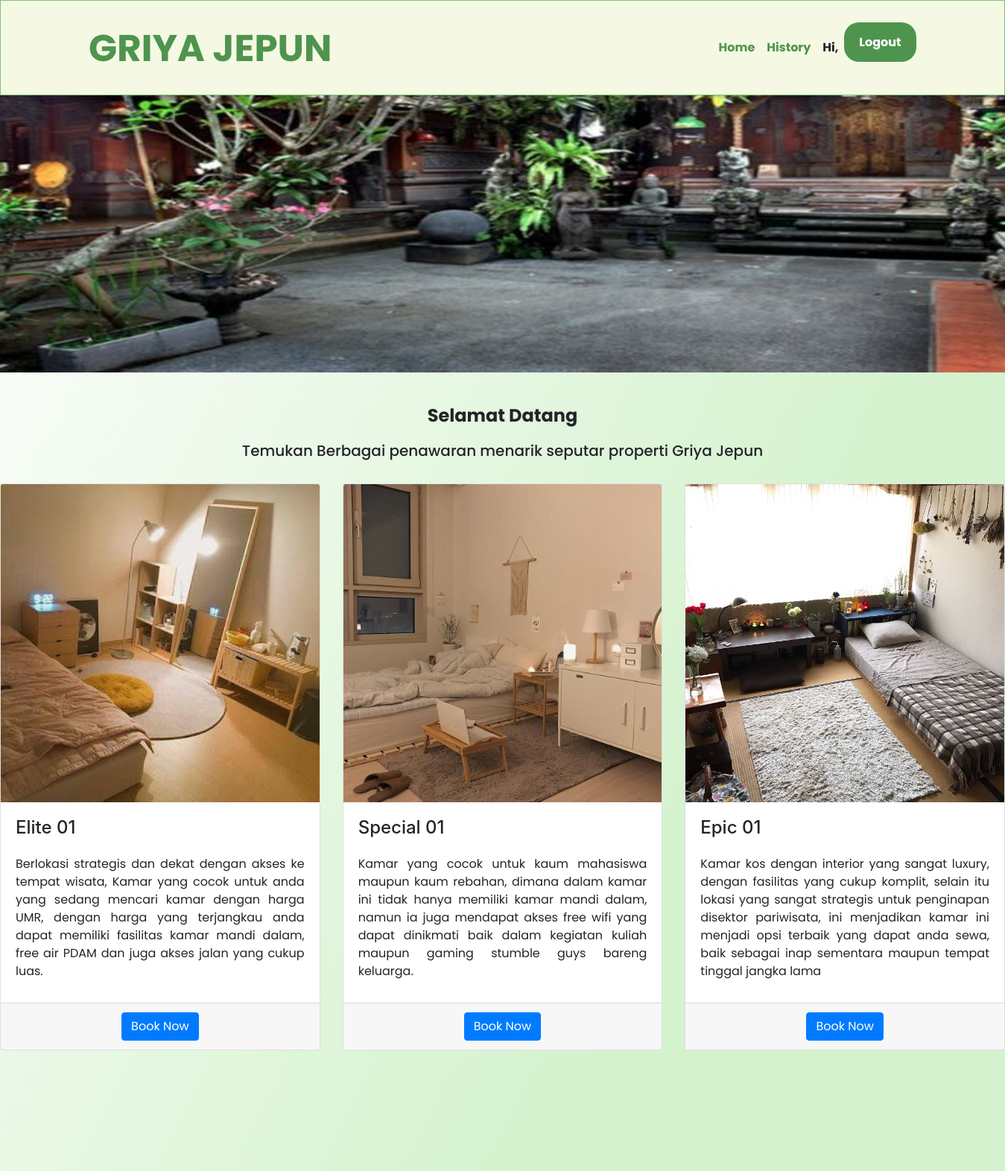
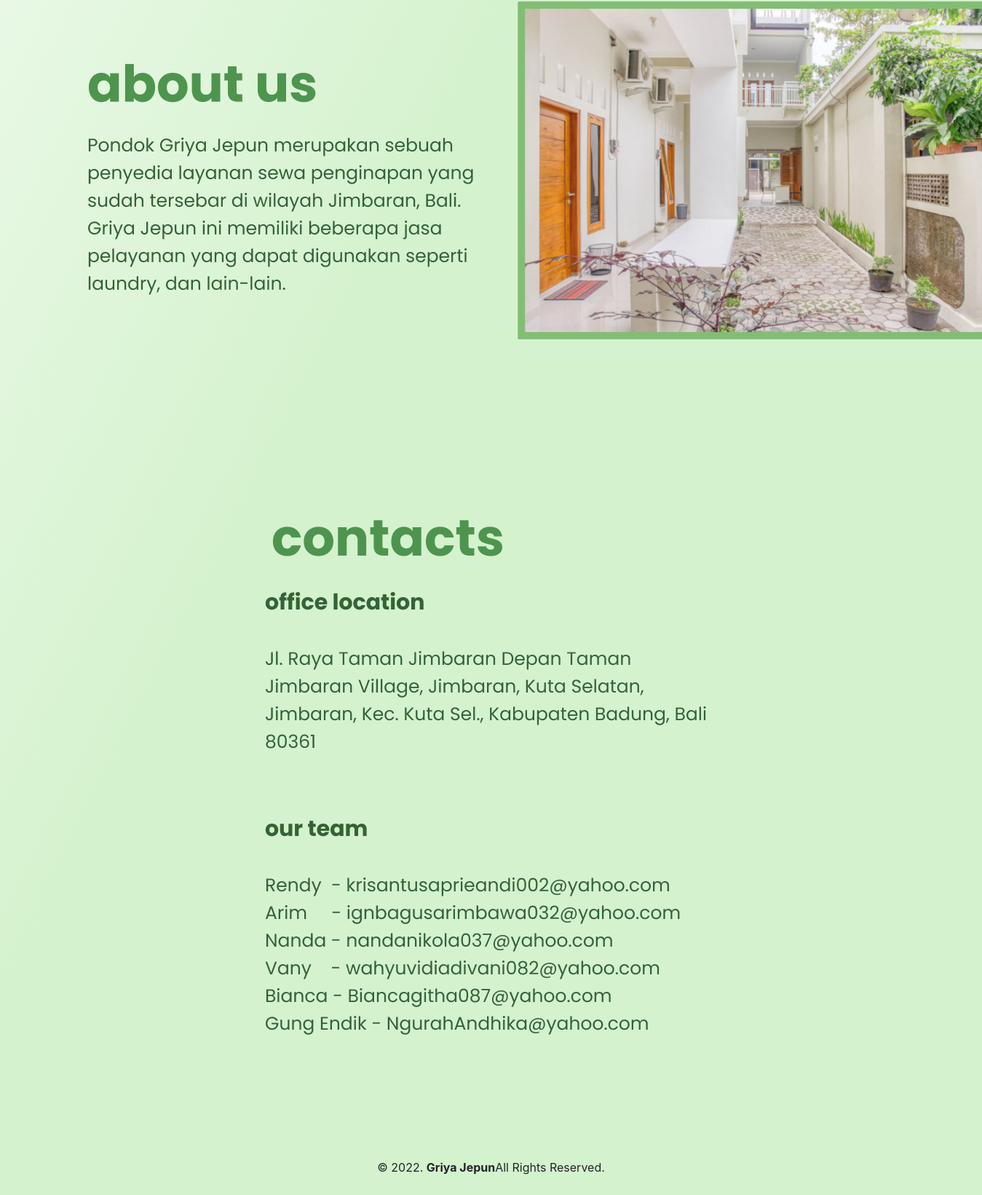
Screenshot of /landing-user.php with the database file from the repository (2 pictures, top to bottom).
### tables this page shows
CREATE TABLE `tbl_kos` (
  `kode_kamar` varchar(25) NOT NULL,
  `nama_kamar` varchar(25) NOT NULL,
  `kelas` varchar(25) NOT NULL,
  `gambar` varchar(25) NOT NULL,
  `tarif` int(25) NOT NULL,
  `status` varchar(25) NOT NULL,
  `flag` int(1) NOT NULL DEFAULT 1
);

### landing-user.php (the view, shortened to what this page needs)
<?php
    $username = $_SESSION["nama"];
?>
<!DOCTYPE html>
<html lang="en">
<head>
    <link rel="stylesheet" type="text/css" href="//cdn.datatables.net/1.10.11/css/jquery.dataTables.min.css">
    <link rel="stylesheet" href="https://maxcdn.bootstrapcdn.com/bootstrap/4.0.0/css/bootstrap.min.css">
    <link rel="stylesheet" href="https://use.fontawesome.com/releases/v5.5.0/css/all.css"/>
    <link rel="stylesheet" href="css/main.css">
</head>
<body>
    <nav class="navbar navbar-expand-sm content-center fixed-top">
        <div class="container">
        <a class="navbar-brand" href="index.php"><img src="images/logo2.png" alt=""></a>
        <ul class="navbar-nav">
            <li class="nav-item">
            <a class="nav-link" href="landing-user.php">Home</a>
            <li class="nav-item">
            <a class="nav-link" href="history.php">History</a>
            </li>
            <li class="nav-item">
            <a class="nav-link">Hi, <?php echo $username; ?></a>
            </li>
            <li class="nav-item">
            <a class="tombol" href="logout.php">Logout</a>
            </li>
        </ul>
        </div>
    </nav>
    <div class="header">
        <div class="img-header">
            <img src="images/jepun.jpg">
        </div>
    </div>
    <br>
    <div class="container">
        <div class="greed">
             <h4>Selamat Datang <?php echo $username; ?></h4>
             <h5>Temukan Berbagai penawaran menarik seputar properti Griya Jepun</h5>
        </div>
    </div>
    <?php
    include 'helper/connect.php';
        $sql = "select nama_kamar, gambar from tbl_kos where flag = 1 and kode_kamar = '001'";
        $query = mysqli_query($con, $sql);
        if($row = mysqli_fetch_assoc($query)){
        $image = $row["gambar"];
        $kamar = $row["nama_kamar"];
    ?>
    <div class="row">
    <div class="col-sm-4 my-4 float-right">
        <div class="card">
        <?php
        echo "
        <img class='card-img-top float-right' src='upload/".$image."' alt='gambar'>
        "
        ?>
        <div class="card-body">
            <h4 class="card-title"><?php echo $kamar ?></h4>
            <p class="card-text" style="text-align: justify">Berlokasi strategis dan dekat dengan akses ke tempat wisata, Kamar yang cocok untuk anda yang sedang mencari kamar dengan harga UMR, dengan harga yang terjangkau anda dapat memiliki fasilitas kamar mandi dalam, free air PDAM dan juga akses jalan yang cukup luas.</p>
        </div>
        <div class="card-footer text-center">
            <a href="product.php" class="btn btn-primary">Book Now</a>
        </div>
        </div>
    </div>
    <?php
        }
    ?>
    <?php
        $sql = "select nama_kamar, gambar from tbl_kos where flag = 1 and kode_kamar = '002'";
        $query = mysqli_query($con, $sql);
        if($row = mysqli_fetch_assoc($query)){
        $image = $row["gambar"];
        $kamar = $row["nama_kamar"];
    ?>
    <div class="col-sm-4 my-4 float-right">
        <div class="card">
        <?php
        echo "
        <img class='card-img-top float-right' src='upload/".$image."' alt='gambar'>
        "
        ?>
        <div class="card-body">
            <h4 class="card-title"><?php echo $kamar ?></h4>
            <p class="card-text" style="text-align: justify">Kamar yang cocok untuk kaum mahasiswa maupun kaum rebahan, dimana dalam kamar ini tidak hanya memiliki kamar mandi dalam, namun ia juga mendapat akses free wifi yang dapat dinikmati baik dalam kegiatan kuliah maupun gaming stumble guys bareng keluarga.</p>
        </div>
        <div class="card-footer text-center">
            <a href="product.php" class="btn btn-primary">Book Now</a>
        </div>
        </div>
    </div>
    <?php
        }
    ?>
    <?php
        $sql = "select nama_kamar, gambar from tbl_kos where flag = 1 and kode_kamar = '003'";
        $query = mysqli_query($con, $sql);
        if($row = mysqli_fetch_assoc($query)){
        $image = $row["gambar"];
        $kamar = $row["nama_kamar"];
    ?>
    <div class="col-sm-4 my-4 float-right">
        <div class="card">
        <?php
            echo "
            <img class='card-img-top float-right' src='upload/".$image."' alt='gambar'>
            "
        ?>
            <div class="card-body">
            <h4 class="card-title"><?php echo $kamar ?></h4>
            <p class="card-text" style="text-align: justify">Kamar kos dengan interior yang sangat luxury, dengan fasilitas yang cukup komplit, selain itu lokasi yang sangat strategis untuk penginapan disektor pariwisata, ini menjadikan kamar ini menjadi opsi terbaik yang dapat anda sewa, baik sebagai inap sementara maupun tempat tinggal jangka lama</p>
            </div>
            <div class="card-footer text-center">
            <a href="product.php" class="btn btn-primary">Book Now</a>
            </div>
        </div>
    </div>
    <?php
    }
    ?>
    <div class="container">
        <div class="tengah">
            <div class="kolom">
                <img src="images/about_us.png">
            </div>
        </div>
    </div>
    <div class="container">
        <div class="tengah">
            <div class="kolom">
                <img src="images/contact.png">
            </div>
        </div>
    </div>
    <div id="copyright">
        <div class="wrapper">
            &copy; 2022. <b>Griya Jepun</b>All Rights Reserved.
        </div>
    </div>
</body>
</html>

### css/main.css (style rules this page uses)
* { text-decoration: none; margin: 0px; padding: 0px; }
body { background: linear-gradient(296.82deg, #D4F2CD 48.96%, #FFFFFF 100%); margin: 0px; padding: 0px; }
.wrapper { width: 1100px; margin: auto; position: relative; }
.navbar { height: 128px; width: auto; left: 0px; top: 0px; right: 0px; background: #F5F8E2; border: 1px solid #83BD75 }
.nav-item { padding: 0; }
a { font-family: 'Poppins'; font-style: normal; font-weight: 700; color: #4E944F; }
a.tombol { background-color: #4E944F; border-radius: 20px; margin-top: 20px; padding: 15px 20px 15px 20px; color: #ffffff; cursor: pointer; }
.kolom { margin-top: 140px; margin-bottom: 80px; }
p { margin: 10px 0px 10px 0px ; padding: 10px 0px 10px 0px; font-family: 'poppins'; }
.tengah { text-align: center; width: 100%; }
#copyright { text-align: center; padding: 40px 0px 40px 0px; margin-top: 50px; width: 100%; }
.img-header img { height: 55vh; min-height: 500px; -webkit-background-size: cover; -moz-background-size: cover; background-size: cover; -o-background-size: cover; width: 100%; }
.greed h4 { font-family: 'poppins'; margin: 10px 0px 10px 0px ; padding: 10px 0px 10px 0px; text-align: center; font-weight: 700; }
.greed h5 { font-family: 'poppins'; text-align: center; }

### rows the page displays
tbl_kos: gambar (picture), nama_kamar "Elite 01"
tbl_kos: gambar (picture), nama_kamar "Special 01"
tbl_kos: gambar (picture), nama_kamar "Epic 01"
